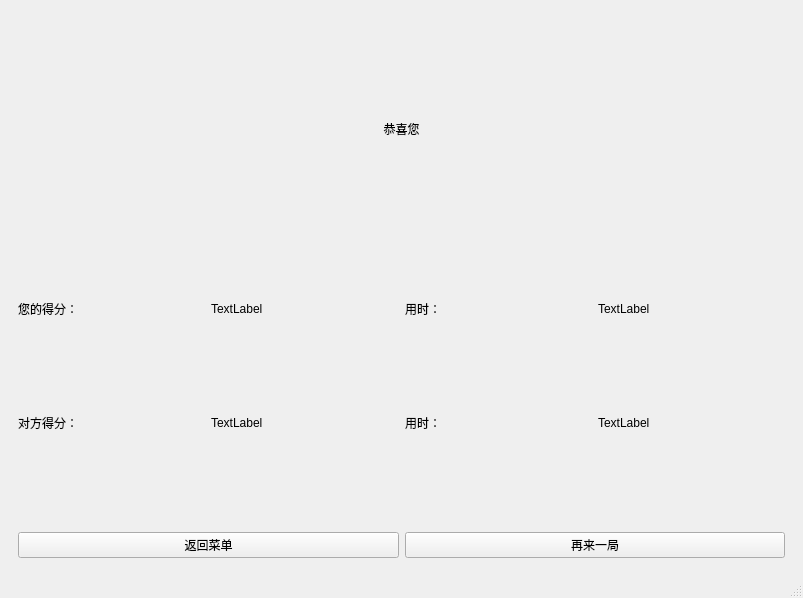
<?xml version="1.0" encoding="UTF-8"?>
<ui version="4.0">
 <class>MyAnser</class>
 <widget class="QMainWindow" name="MyAnser">
  <property name="geometry">
   <rect>
    <x>0</x>
    <y>0</y>
    <width>803</width>
    <height>598</height>
   </rect>
  </property>
  <property name="windowTitle">
   <string>MainWindow</string>
  </property>
  <widget class="QWidget" name="centralwidget">
   <layout class="QGridLayout" name="gridLayout">
    <item row="0" column="0">
     <widget class="QStackedWidget" name="stackedWidget">
      <property name="currentIndex">
       <number>3</number>
      </property>
      <widget class="QWidget" name="StartPage">
       <layout class="QVBoxLayout" name="verticalLayout">
        <item>
         <widget class="QTextEdit" name="textEdit">
          <property name="html">
           <string>&lt;!DOCTYPE HTML PUBLIC &quot;-//W3C//DTD HTML 4.0//EN&quot; &quot;http://www.w3.org/TR/REC-html40/strict.dtd&quot;&gt;
&lt;html&gt;&lt;head&gt;&lt;meta name=&quot;qrichtext&quot; content=&quot;1&quot; /&gt;&lt;style type=&quot;text/css&quot;&gt;
p, li { white-space: pre-wrap; }
&lt;/style&gt;&lt;/head&gt;&lt;body style=&quot; font-family:'SimSun'; font-size:9pt; font-weight:400; font-style:normal;&quot;&gt;
&lt;p style=&quot; margin-top:0px; margin-bottom:0px; margin-left:0px; margin-right:0px; -qt-block-indent:0; text-indent:0px;&quot;&gt;&lt;span style=&quot; font-size:20pt;&quot;&gt;游戏说明：&lt;/span&gt;&lt;/p&gt;
&lt;p style=&quot; margin-top:0px; margin-bottom:0px; margin-left:0px; margin-right:0px; -qt-block-indent:0; text-indent:0px;&quot;&gt;&lt;span style=&quot; font-size:20pt;&quot;&gt;1.点击“开始匹配”按钮，开始匹配其他用户；&lt;/span&gt;&lt;/p&gt;
&lt;p style=&quot; margin-top:0px; margin-bottom:0px; margin-left:0px; margin-right:0px; -qt-block-indent:0; text-indent:0px;&quot;&gt;&lt;span style=&quot; font-size:20pt;&quot;&gt;2.匹配成功：服务器响应匹配结果&lt;/span&gt;&lt;/p&gt;
&lt;p style=&quot; margin-top:0px; margin-bottom:0px; margin-left:0px; margin-right:0px; -qt-block-indent:0; text-indent:0px;&quot;&gt;&lt;span style=&quot; font-size:20pt;&quot;&gt;            并发送题目给客户端；&lt;/span&gt;&lt;/p&gt;
&lt;p style=&quot; margin-top:0px; margin-bottom:0px; margin-left:0px; margin-right:0px; -qt-block-indent:0; text-indent:0px;&quot;&gt;&lt;span style=&quot; font-size:20pt;&quot;&gt;3.题目：将随机从数据库中抽取5道题，&lt;/span&gt;&lt;/p&gt;
&lt;p style=&quot; margin-top:0px; margin-bottom:0px; margin-left:0px; margin-right:0px; -qt-block-indent:0; text-indent:0px;&quot;&gt;&lt;span style=&quot; font-size:20pt;&quot;&gt;        每题答题时间30s；&lt;/span&gt;&lt;/p&gt;
&lt;p style=&quot; margin-top:0px; margin-bottom:0px; margin-left:0px; margin-right:0px; -qt-block-indent:0; text-indent:0px;&quot;&gt;&lt;span style=&quot; font-size:20pt;&quot;&gt;4.请选择你认为正确的选项；&lt;/span&gt;&lt;/p&gt;
&lt;p style=&quot; margin-top:0px; margin-bottom:0px; margin-left:0px; margin-right:0px; -qt-block-indent:0; text-indent:0px;&quot;&gt;&lt;span style=&quot; font-size:20pt;&quot;&gt;5.若选择正确，则系统提示选择正确（绿色）；&lt;/span&gt;&lt;/p&gt;
&lt;p style=&quot; margin-top:0px; margin-bottom:0px; margin-left:0px; margin-right:0px; -qt-block-indent:0; text-indent:0px;&quot;&gt;&lt;span style=&quot; font-size:20pt;&quot;&gt;  若选择错误，则系统提示选择错误（红色）；&lt;/span&gt;&lt;/p&gt;
&lt;p style=&quot; margin-top:0px; margin-bottom:0px; margin-left:0px; margin-right:0px; -qt-block-indent:0; text-indent:0px;&quot;&gt;&lt;span style=&quot; font-size:20pt;&quot;&gt;6.率先答对加20分，答错不扣分;&lt;/span&gt;&lt;/p&gt;
&lt;p style=&quot; margin-top:0px; margin-bottom:0px; margin-left:0px; margin-right:0px; -qt-block-indent:0; text-indent:0px;&quot;&gt;&lt;span style=&quot; font-size:20pt;&quot;&gt;7.时间到：显示得分情况。&lt;/span&gt;&lt;/p&gt;&lt;/body&gt;&lt;/html&gt;</string>
          </property>
         </widget>
        </item>
        <item>
         <widget class="QPushButton" name="match_Button">
          <property name="text">
           <string>开始匹配</string>
          </property>
         </widget>
        </item>
       </layout>
      </widget>
      <widget class="QWidget" name="WaitPage">
       <layout class="QGridLayout" name="gridLayout_2">
        <item row="0" column="2">
         <widget class="QLabel" name="label">
          <property name="font">
           <font>
            <family>Agency FB</family>
            <pointsize>22</pointsize>
           </font>
          </property>
          <property name="text">
           <string>正在匹配ing...</string>
          </property>
         </widget>
        </item>
        <item row="0" column="0">
         <spacer name="horizontalSpacer_2">
          <property name="orientation">
           <enum>Qt::Horizontal</enum>
          </property>
          <property name="sizeHint" stdset="0">
           <size>
            <width>40</width>
            <height>20</height>
           </size>
          </property>
         </spacer>
        </item>
        <item row="0" column="3">
         <spacer name="verticalSpacer_5">
          <property name="orientation">
           <enum>Qt::Vertical</enum>
          </property>
          <property name="sizeHint" stdset="0">
           <size>
            <width>20</width>
            <height>40</height>
           </size>
          </property>
         </spacer>
        </item>
        <item row="0" column="1">
         <spacer name="verticalSpacer_4">
          <property name="orientation">
           <enum>Qt::Vertical</enum>
          </property>
          <property name="sizeHint" stdset="0">
           <size>
            <width>20</width>
            <height>40</height>
           </size>
          </property>
         </spacer>
        </item>
        <item row="0" column="4">
         <spacer name="horizontalSpacer_3">
          <property name="orientation">
           <enum>Qt::Horizontal</enum>
          </property>
          <property name="sizeHint" stdset="0">
           <size>
            <width>40</width>
            <height>20</height>
           </size>
          </property>
         </spacer>
        </item>
       </layout>
      </widget>
      <widget class="QWidget" name="page_3">
       <layout class="QHBoxLayout" name="horizontalLayout">
        <item>
         <layout class="QVBoxLayout" name="me_verticalLayout">
          <property name="leftMargin">
           <number>7</number>
          </property>
          <property name="topMargin">
           <number>7</number>
          </property>
          <property name="rightMargin">
           <number>7</number>
          </property>
          <property name="bottomMargin">
           <number>7</number>
          </property>
          <item>
           <widget class="QLabel" name="ms_label">
            <property name="text">
             <string>当前得分：</string>
            </property>
           </widget>
          </item>
          <item>
           <widget class="QLabel" name="mScore_label">
            <property name="minimumSize">
             <size>
              <width>80</width>
              <height>80</height>
             </size>
            </property>
            <property name="maximumSize">
             <size>
              <width>80</width>
              <height>80</height>
             </size>
            </property>
            <property name="text">
             <string/>
            </property>
           </widget>
          </item>
          <item>
           <spacer name="verticalSpacer_6">
            <property name="orientation">
             <enum>Qt::Vertical</enum>
            </property>
            <property name="sizeHint" stdset="0">
             <size>
              <width>20</width>
              <height>40</height>
             </size>
            </property>
           </spacer>
          </item>
         </layout>
        </item>
        <item>
         <layout class="QVBoxLayout" name="middle_verticalLayout">
          <item>
           <layout class="QHBoxLayout" name="time_horizontalLayout">
            <item>
             <widget class="QLabel" name="t_label">
              <property name="minimumSize">
               <size>
                <width>45</width>
                <height>0</height>
               </size>
              </property>
              <property name="text">
               <string>时间：</string>
              </property>
             </widget>
            </item>
            <item>
             <widget class="QLabel" name="time_label">
              <property name="minimumSize">
               <size>
                <width>45</width>
                <height>0</height>
               </size>
              </property>
              <property name="text">
               <string/>
              </property>
             </widget>
            </item>
            <item>
             <spacer name="horizontalSpacer">
              <property name="orientation">
               <enum>Qt::Horizontal</enum>
              </property>
              <property name="sizeHint" stdset="0">
               <size>
                <width>40</width>
                <height>20</height>
               </size>
              </property>
             </spacer>
            </item>
           </layout>
          </item>
          <item>
           <widget class="QTextEdit" name="topic_textEdit">
            <property name="maximumSize">
             <size>
              <width>16777215</width>
              <height>300</height>
             </size>
            </property>
            <property name="sizeIncrement">
             <size>
              <width>0</width>
              <height>300</height>
             </size>
            </property>
           </widget>
          </item>
          <item>
           <layout class="QVBoxLayout" name="topic_verticalLayout">
            <item>
             <widget class="QPushButton" name="A_Button">
              <property name="minimumSize">
               <size>
                <width>0</width>
                <height>30</height>
               </size>
              </property>
              <property name="maximumSize">
               <size>
                <width>16777215</width>
                <height>30</height>
               </size>
              </property>
              <property name="text">
               <string/>
              </property>
             </widget>
            </item>
            <item>
             <spacer name="verticalSpacer">
              <property name="orientation">
               <enum>Qt::Vertical</enum>
              </property>
              <property name="sizeType">
               <enum>QSizePolicy::Minimum</enum>
              </property>
              <property name="sizeHint" stdset="0">
               <size>
                <width>20</width>
                <height>15</height>
               </size>
              </property>
             </spacer>
            </item>
            <item>
             <widget class="QPushButton" name="B_Button">
              <property name="text">
               <string/>
              </property>
             </widget>
            </item>
            <item>
             <spacer name="verticalSpacer_2">
              <property name="orientation">
               <enum>Qt::Vertical</enum>
              </property>
              <property name="sizeType">
               <enum>QSizePolicy::Minimum</enum>
              </property>
              <property name="sizeHint" stdset="0">
               <size>
                <width>20</width>
                <height>15</height>
               </size>
              </property>
             </spacer>
            </item>
            <item>
             <widget class="QPushButton" name="C_Button">
              <property name="text">
               <string/>
              </property>
             </widget>
            </item>
            <item>
             <spacer name="verticalSpacer_3">
              <property name="orientation">
               <enum>Qt::Vertical</enum>
              </property>
              <property name="sizeType">
               <enum>QSizePolicy::Minimum</enum>
              </property>
              <property name="sizeHint" stdset="0">
               <size>
                <width>20</width>
                <height>15</height>
               </size>
              </property>
             </spacer>
            </item>
            <item>
             <widget class="QPushButton" name="D_Button">
              <property name="text">
               <string/>
              </property>
             </widget>
            </item>
           </layout>
          </item>
         </layout>
        </item>
        <item>
         <layout class="QVBoxLayout" name="person_verticalLayout">
          <property name="leftMargin">
           <number>7</number>
          </property>
          <property name="topMargin">
           <number>7</number>
          </property>
          <property name="rightMargin">
           <number>7</number>
          </property>
          <property name="bottomMargin">
           <number>7</number>
          </property>
          <item>
           <widget class="QLabel" name="ps_label">
            <property name="text">
             <string>对方得分:</string>
            </property>
           </widget>
          </item>
          <item>
           <widget class="QLabel" name="pScore_label">
            <property name="minimumSize">
             <size>
              <width>80</width>
              <height>80</height>
             </size>
            </property>
            <property name="maximumSize">
             <size>
              <width>80</width>
              <height>80</height>
             </size>
            </property>
            <property name="text">
             <string/>
            </property>
           </widget>
          </item>
          <item>
           <spacer name="verticalSpacer_7">
            <property name="orientation">
             <enum>Qt::Vertical</enum>
            </property>
            <property name="sizeHint" stdset="0">
             <size>
              <width>20</width>
              <height>40</height>
             </size>
            </property>
           </spacer>
          </item>
         </layout>
        </item>
       </layout>
      </widget>
      <widget class="QWidget" name="page">
       <layout class="QVBoxLayout" name="verticalLayout_2">
        <item>
         <widget class="QLabel" name="result_label">
          <property name="text">
           <string>恭喜您</string>
          </property>
          <property name="alignment">
           <set>Qt::AlignCenter</set>
          </property>
         </widget>
        </item>
        <item>
         <spacer name="verticalSpacer_8">
          <property name="orientation">
           <enum>Qt::Vertical</enum>
          </property>
          <property name="sizeType">
           <enum>QSizePolicy::Maximum</enum>
          </property>
          <property name="sizeHint" stdset="0">
           <size>
            <width>20</width>
            <height>10</height>
           </size>
          </property>
         </spacer>
        </item>
        <item>
         <layout class="QGridLayout" name="gridLayout_3">
          <item row="0" column="0">
           <widget class="QLabel" name="label_3">
            <property name="text">
             <string>您的得分：</string>
            </property>
           </widget>
          </item>
          <item row="0" column="3">
           <widget class="QLabel" name="label_6">
            <property name="text">
             <string>TextLabel</string>
            </property>
           </widget>
          </item>
          <item row="0" column="1">
           <widget class="QLabel" name="label_4">
            <property name="text">
             <string>TextLabel</string>
            </property>
           </widget>
          </item>
          <item row="0" column="2">
           <widget class="QLabel" name="label_5">
            <property name="text">
             <string>用时：</string>
            </property>
           </widget>
          </item>
          <item row="1" column="0">
           <widget class="QLabel" name="label_7">
            <property name="text">
             <string>对方得分：</string>
            </property>
           </widget>
          </item>
          <item row="1" column="1">
           <widget class="QLabel" name="label_8">
            <property name="text">
             <string>TextLabel</string>
            </property>
           </widget>
          </item>
          <item row="1" column="2">
           <widget class="QLabel" name="label_9">
            <property name="text">
             <string>用时：</string>
            </property>
           </widget>
          </item>
          <item row="1" column="3">
           <widget class="QLabel" name="label_10">
            <property name="text">
             <string>TextLabel</string>
            </property>
           </widget>
          </item>
         </layout>
        </item>
        <item>
         <spacer name="verticalSpacer_9">
          <property name="orientation">
           <enum>Qt::Vertical</enum>
          </property>
          <property name="sizeType">
           <enum>QSizePolicy::Maximum</enum>
          </property>
          <property name="sizeHint" stdset="0">
           <size>
            <width>20</width>
            <height>50</height>
           </size>
          </property>
         </spacer>
        </item>
        <item>
         <layout class="QHBoxLayout" name="horizontalLayout_2">
          <item>
           <widget class="QPushButton" name="Back_Button">
            <property name="text">
             <string>返回菜单</string>
            </property>
           </widget>
          </item>
          <item>
           <widget class="QPushButton" name="OneMore_Button">
            <property name="text">
             <string>再来一局</string>
            </property>
           </widget>
          </item>
         </layout>
        </item>
       </layout>
      </widget>
     </widget>
    </item>
   </layout>
  </widget>
  <widget class="QStatusBar" name="statusbar"/>
  <action name="GiveUp_Action">
   <property name="text">
    <string>认输</string>
   </property>
  </action>
 </widget>
 <resources/>
 <connections/>
</ui>
